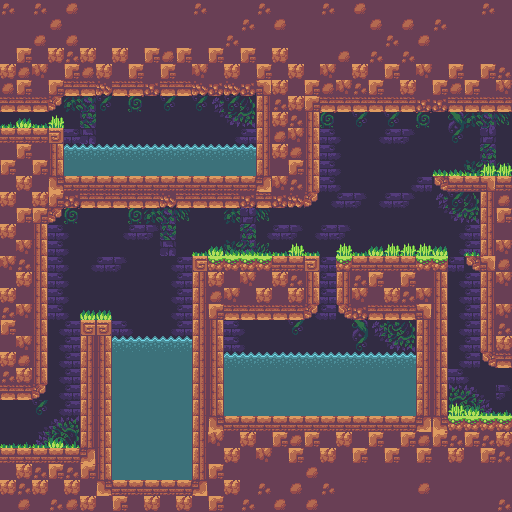

Rendered tile map (Tiled .tmx) drawn with the repository's tilesets; below, a short description and the map source with its tile grids summarised:
An orthogonal 32x32 tile map with 16x16 px tiles, 6 tile layers (Background_1, Background_2, Background_3, Background_4, ...), 2 tilesets and 9 objects (5x Item, 3x Ladder, SecretArea).

<map version="1.10" tiledversion="1.11.2" orientation="orthogonal" renderorder="right-down" compressionlevel="0" width="32" height="32" tilewidth="16" tileheight="16" infinite="0" backgroundcolor="#37494e" nextlayerid="9" nextobjectid="10">
 <tileset firstgid="1" name="SunnyLand_by_Ansimuz" tilewidth="16" tileheight="16" tilecount="483" columns="23" objectalignment="topleft">
  <image source="atlas/SunnyLand_by_Ansimuz-extended.png" width="368" height="336" />
 </tileset>
 <tileset firstgid="484" name="Collisions" tilewidth="16" tileheight="16" tilecount="2" columns="2" objectalignment="topleft">
  <image source="Collisions.intgrid.png" width="32" height="16" />
 </tileset>
 <layer id="1" name="Background_1" width="32" height="32">
  <data>[1024 cells, 439 non-empty, 11 distinct tile ids]</data>
 </layer>
 <layer id="2" name="Background_2" width="32" height="32">
  <data>[1024 cells, 126 non-empty, 17 distinct tile ids]</data>
 </layer>
 <layer id="3" name="Background_3" width="32" height="32">
  <data>[1024 cells, 20 non-empty, 10 distinct tile ids]</data>
 </layer>
 <layer id="4" name="Background_4" width="32" height="32">
  <data>[1024 cells, 2 non-empty, 2 distinct tile ids]</data>
 </layer>
 <layer id="6" name="Collisions_1" width="32" height="32">
  <data>[1024 cells, 756 non-empty, 19 distinct tile ids]</data>
 </layer>
 <layer id="7" name="Collisions_2" width="32" height="32">
  <data>[1024 cells, 17 non-empty, 2 distinct tile ids]</data>
 </layer>
 <objectgroup id="8" name="Entities">
  <object id="1" name="Item" type="Item" x="268" y="392" width="24" height="24">
   <properties>
    <property name="__anchorX" type="int" value="280" />
    <property name="__anchorY" type="int" value="416" />
    <property name="__cx" type="int" value="17" />
    <property name="__cy" type="int" value="25" />
    <property name="count" type="int" value="1" />
    <property name="price" type="int" value="0" />
    <property name="type" value="Green_gem" />
   </properties>
  </object>
  <object id="2" name="Item" type="Item" x="380" y="392" width="24" height="24">
   <properties>
    <property name="__anchorX" type="int" value="392" />
    <property name="__anchorY" type="int" value="416" />
    <property name="__cx" type="int" value="24" />
    <property name="__cy" type="int" value="25" />
    <property name="count" type="int" value="50" />
    <property name="price" type="int" value="0" />
    <property name="type" value="Gold" />
   </properties>
  </object>
  <object id="3" name="Item" type="Item" x="92" y="296" width="24" height="24">
   <properties>
    <property name="__anchorX" type="int" value="104" />
    <property name="__anchorY" type="int" value="320" />
    <property name="__cx" type="int" value="6" />
    <property name="__cy" type="int" value="19" />
    <property name="count" type="int" value="1" />
    <property name="price" type="int" value="0" />
    <property name="type" value="Meat" />
   </properties>
  </object>
  <object id="4" name="Item" type="Item" x="220" y="152" width="24" height="24">
   <properties>
    <property name="__anchorX" type="int" value="232" />
    <property name="__anchorY" type="int" value="176" />
    <property name="__cx" type="int" value="14" />
    <property name="__cy" type="int" value="10" />
    <property name="count" type="int" value="1" />
    <property name="price" type="int" value="0" />
    <property name="type" value="Armor" />
   </properties>
  </object>
  <object id="5" name="SecretArea" type="SecretArea" x="48" y="80" width="16" height="16">
   <properties>
    <property name="__anchorX" type="int" value="48" />
    <property name="__anchorY" type="int" value="80" />
    <property name="__cx" type="int" value="3" />
    <property name="__cy" type="int" value="5" />
    <property name="playSecretJingle" type="bool" value="true" />
   </properties>
  </object>
  <object id="6" name="Ladder" type="Ladder" x="320" y="256" width="16" height="16">
   <properties>
    <property name="__anchorX" type="int" value="320" />
    <property name="__anchorY" type="int" value="256" />
    <property name="__cx" type="int" value="20" />
    <property name="__cy" type="int" value="16" />
   </properties>
  </object>
  <object id="7" name="Ladder" type="Ladder" x="64" y="320" width="16" height="16">
   <properties>
    <property name="__anchorX" type="int" value="64" />
    <property name="__anchorY" type="int" value="320" />
    <property name="__cx" type="int" value="4" />
    <property name="__cy" type="int" value="20" />
   </properties>
  </object>
  <object id="8" name="Ladder" type="Ladder" x="448" y="256" width="16" height="16">
   <properties>
    <property name="__anchorX" type="int" value="448" />
    <property name="__anchorY" type="int" value="256" />
    <property name="__cx" type="int" value="28" />
    <property name="__cy" type="int" value="16" />
   </properties>
  </object>
  <object id="9" name="Item" type="Item" x="332" y="392" width="24" height="24">
   <properties>
    <property name="__anchorX" type="int" value="344" />
    <property name="__anchorY" type="int" value="416" />
    <property name="__cx" type="int" value="21" />
    <property name="__cy" type="int" value="25" />
    <property name="count" type="int" value="20" />
    <property name="price" type="int" value="0" />
    <property name="type" value="Gold" />
   </properties>
  </object>
 </objectgroup>
</map>
